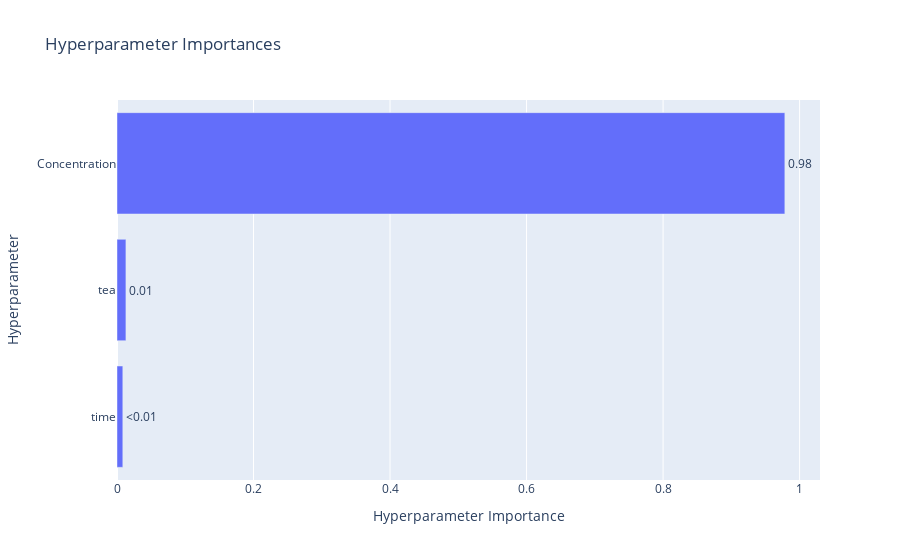

This figure's notebook cell:
### Code cell
optuna.visualization.plot_param_importances(study)

### Figure 1 — Plotly figure (JSON) as saved in the notebook; plotly's stock layout.template omitted (floating-point values rounded to 4 significant figures)
{"data": [{"cliponaxis": false, "hovertemplate": ["time (FloatDistribution): 0.008519841579069362<extra></extra>", "tea (CategoricalDistribution): 0.013068113343557756<extra></extra>", "Concentration (FloatDistribution): 0.9784120450773729<extra></extra>"], "name": "Objective Value", "orientation": "h", "text": ["<0.01", "0.01", "0.98"], "textposition": "outside", "type": "bar", "x": [0.00852, 0.01307, 0.9784], "y": ["time", "tea", "Concentration"]}], "layout": {"autosize": true, "title": {"text": "Hyperparameter Importances"}, "xaxis": {"autorange": true, "range": [0, 1.03], "title": {"text": "Hyperparameter Importance"}, "type": "linear"}, "yaxis": {"autorange": true, "range": [-0.5, 2.5], "title": {"text": "Hyperparameter"}, "type": "category"}}}
